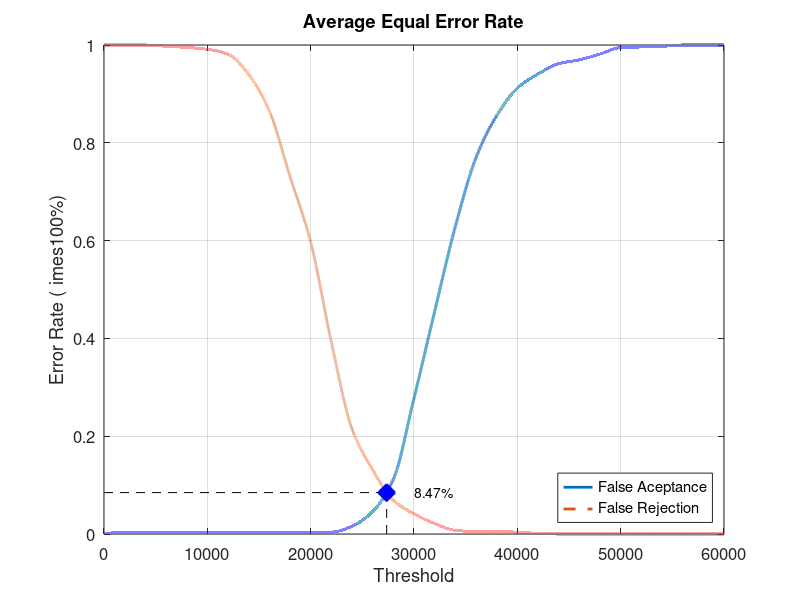
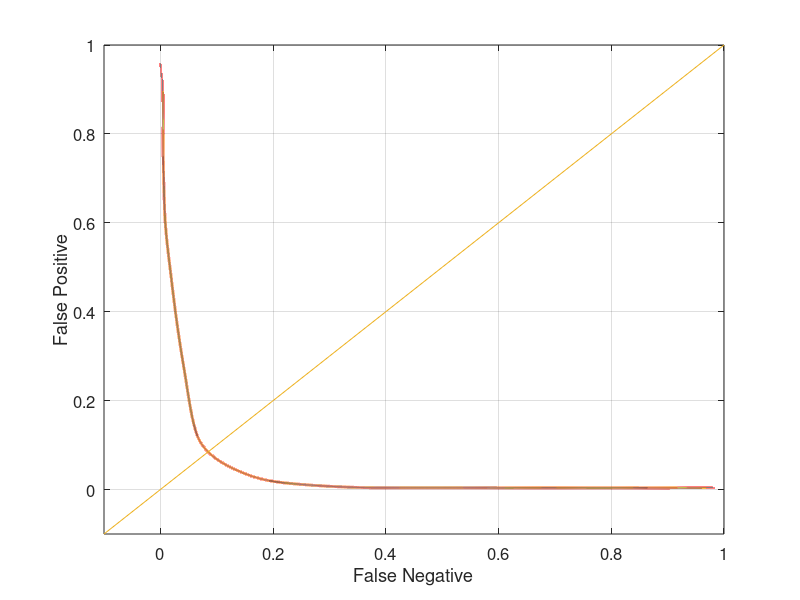

Source code (MATLAB) for these figures, in order:
close all;
clear;
clc;
x = 0:2000:60000;
xq = 0:0.5:60000;

y0 = [0 0.00394737 0.00394737 0.00394737 0.00394737 0.00394737 0.00394737 0.00394737 0.00394737 0.00394737 0.00394737 0.00394737 0.0157895 0.0460526 0.111842 0.277632 0.455263 0.628947 0.769737 0.855263 0.911842 0.940789 0.961842 0.969737 0.981579 0.994737 0.996053 0.997368 1 1 1]
yy0 = interp1(x, y0, xq, 'pchip');
y1 = [1 1 1 0.9975 0.995 0.99125 0.98125 0.94 0.865 0.73125 0.5975 0.3925 0.215 0.13125 0.06875 0.04125 0.02125 0.0075 0.005 0.005 0.00375 0.00125 0 0 0 0 0 0 0 0 0]
yy1 = interp1(x, y1, xq, 'pchip');

% Calculating EER: 
y2 = abs(y0 - y1);
find(y2 == min(y2))
yy2 = abs(yy0 - yy1);
xEER = find(yy2 == min(yy2));
xEERIndex = xq(xEER) % X-axis EER
yEER = yy0(xEER) % Y-axis EER

main = figure
plot(xq, yy0,'-','LineWidth', 2);	hold on
plot(xq, yy1,'--','LineWidth', 2);	hold on
plot([xEERIndex xEERIndex], [0 yEER], 'k--');	hold on
plot([0 xEERIndex], [yEER yEER], 'k--');	hold on
plot(xEERIndex, yEER, 'bx', 'LineWidth', 10);	hold on
text(xEERIndex + 10 * xEERIndex / 100, yEER, [num2str(round((10000 * yEER)) / 100) '%'])
legend('False Aceptance', 'False Rejection', 'Location', 'SouthEast')
xlabel('Threshold')
ylabel('Error Rate (	imes100%)')
title('Average Equal Error Rate')
set(gca, 'FontSize', 12)
axis([0 60000 0 1])
grid on

print(main, 'Experiment3AverageMain', '-dpng');
FNRxFPR = figure('Color', [1 1 1]);
plot(yy1, yy0, '-', yy1, yy0, 'LineWidth', 2);
hold on
y = -0.1:0.1:1
plot(y, y); 
set(gca, 'FontSize', 12)
xlabel('False Negative')
ylabel('False Positive')
axis([-0.1 1 -0.1 1])
set(gca, 'FontSize', 12)
grid on

print(FNRxFPR, 'Experiment3AverageFNRxFPR','-dpng');
